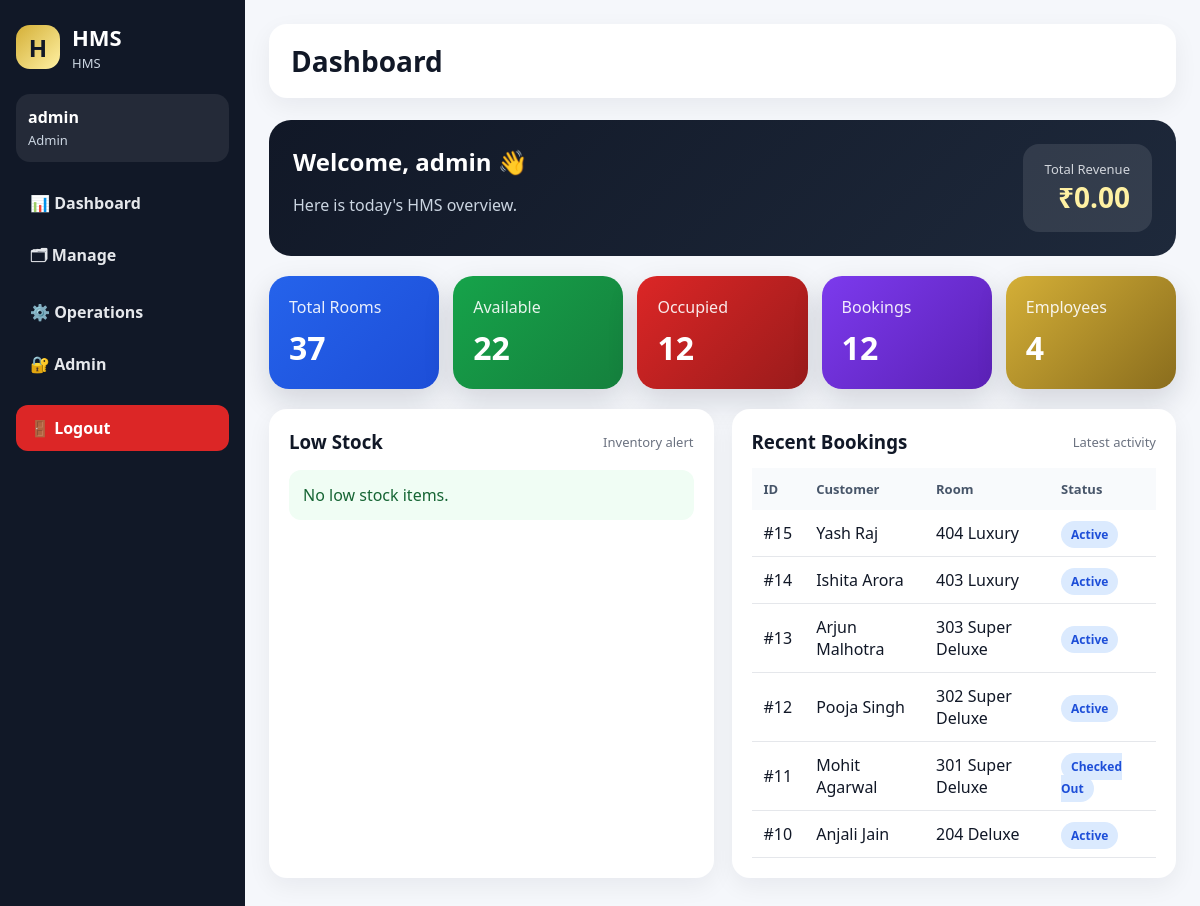
The app's page /dashboard (signed in) with its own data.
### tables this page shows
CREATE TABLE bookings(
        id INTEGER PRIMARY KEY AUTOINCREMENT,
        customer_id INTEGER,
        room_id INTEGER,
        checkin TEXT,
        checkout TEXT,
        status TEXT DEFAULT 'Active'
    );

CREATE TABLE customers(
        id INTEGER PRIMARY KEY AUTOINCREMENT,
        name TEXT,
        phone TEXT,
        email TEXT,
        id_proof TEXT,
        address TEXT
    );

CREATE TABLE rooms(
        id INTEGER PRIMARY KEY AUTOINCREMENT,
        room_no TEXT UNIQUE,
        category TEXT,
        price REAL,
        status TEXT DEFAULT 'Available'
    );

### app.py (the view)
@app.route("/dashboard")
def dashboard():
    stats = {
        "total_rooms": query("SELECT COUNT(*) c FROM rooms", one=True)["c"],
        "available": query("SELECT COUNT(*) c FROM rooms WHERE status='Available'", one=True)["c"],
        "occupied": query("SELECT COUNT(*) c FROM rooms WHERE status='Occupied'", one=True)["c"],
        "active_bookings": query("SELECT COUNT(*) c FROM bookings WHERE status='Active'", one=True)["c"],
        "employees": query("SELECT COUNT(*) c FROM employees WHERE status='Active'", one=True)["c"],
        "revenue": query("SELECT COALESCE(SUM(total),0) t FROM bills", one=True)["t"],
    }
    low_stock = query("SELECT * FROM inventory WHERE quantity <= reorder_level ORDER BY quantity ASC LIMIT 6")
    recent_bookings = query("""
        SELECT b.id, c.name, r.room_no, r.category, b.checkin, b.checkout, b.status
        FROM bookings b
        JOIN customers c ON b.customer_id=c.id
        JOIN rooms r ON b.room_id=r.id
        ORDER BY b.id DESC LIMIT 6
    """)
    return render_template("dashboard.html", stats=stats, low_stock=low_stock, recent_bookings=recent_bookings)

### app.py (called while the page is built)
def get_db():
    conn = sqlite3.connect(DB_PATH)
    conn.row_factory = sqlite3.Row
    return conn

def query(sql, params=(), one=False, commit=False):
    conn = get_db()
    cur = conn.execute(sql, params)
    if commit:
        conn.commit()
        last_id = cur.lastrowid
        conn.close()
        return last_id
    rows = cur.fetchall()
    conn.close()
    return (rows[0] if rows else None) if one else rows

def is_logged_in():
    return "user_id" in session

@app.context_processor
def inject_user():
    return dict(app_name=APP_NAME, current_user=session)

@app.before_request
def require_login():
    if request.endpoint in ["login", "static"]:
        return
    if not is_logged_in():
        return redirect(url_for("login"))

### templates/dashboard.html
{% extends "base.html" %}
{% set title = "Dashboard" %}
{% block content %}
<section class="hero">
    <div>
        <h2>Welcome, {{ current_user.username }} 👋</h2>
        <p>Here is today's {{ app_name }} overview.</p>
    </div>
    <div class="hero-total">
        <span>Total Revenue</span>
        <strong>₹{{ "%.2f"|format(stats.revenue) }}</strong>
    </div>
</section>
<div class="cards">
    <div class="card blue"><span>Total Rooms</span><h2>{{ stats.total_rooms }}</h2></div>
    <div class="card green"><span>Available</span><h2>{{ stats.available }}</h2></div>
    <div class="card red"><span>Occupied</span><h2>{{ stats.occupied }}</h2></div>
    <div class="card purple"><span>Bookings</span><h2>{{ stats.active_bookings }}</h2></div>
    <div class="card gold"><span>Employees</span><h2>{{ stats.employees }}</h2></div>
</div>
<div class="grid-2">
    <div class="panel">
        <div class="panel-head">
            <h3>Low Stock</h3>
            <span>Inventory alert</span>
        </div>
        {% if low_stock %}
        <table>
            <tr><th>Item</th><th>Qty</th><th>Reorder</th></tr>
            {% for i in low_stock %}
            <tr><td>{{ i.item_name }}</td><td><b class="danger">{{ i.quantity }}</b></td><td>{{ i.reorder_level }}</td></tr>
            {% endfor %}
        </table>
        {% else %}
        <p class="empty">No low stock items.</p>
        {% endif %}
    </div>
    <div class="panel">
        <div class="panel-head">
            <h3>Recent Bookings</h3>
            <span>Latest activity</span>
        </div>
        <table>
            <tr><th>ID</th><th>Customer</th><th>Room</th><th>Status</th></tr>
            {% for b in recent_bookings %}
            <tr><td>#{{ b.id }}</td><td>{{ b.name }}</td><td>{{ b.room_no }} {{ b.category }}</td><td><span class="badge">{{ b.status }}</span></td></tr>
            {% endfor %}
        </table>
    </div>
</div>
{% endblock %}

### templates/base.html (shortened to what this page needs)
<!doctype html>
<html lang="en">
<head>
    <link href="{{ url_for('static', filename='css/style.css') }}" rel="stylesheet">
</head>
<body>
{% if current_user.get("user_id") %}
<div class="layout">
    <aside class="sidebar">
        <div class="brand">
            <div class="brand-icon">H</div>
            <div>
                <h2>{{ app_name }}</h2>
                <p>{{ app_name }}</p>
            </div>
        </div>
        <div class="user-card">
            <strong>{{ current_user.username }}</strong>
            <span>{{ current_user.role }}</span>
        </div>
        <nav>
            <a href="{{ url_for('dashboard') }}">📊 Dashboard</a>
            <a href="{{ url_for('manage') }}">🗂 Manage</a>
            <a href="{{ url_for('operations') }}">⚙️ Operations</a>
            {% if current_user.role in ["Admin", "Manager"] %}
            <a href="{{ url_for('admin') }}">🔐 Admin</a>
            {% endif %}
            <a class="logout" href="{{ url_for('logout') }}">🚪 Logout</a>
        </nav>
    </aside>
    <main class="content">
        <header class="topbar">
    <div>
        <h1>{{ title or app_name }}</h1>
    </div>
</header>
{% endif %}
        {% block content %}{% endblock %}
{% if current_user.get("user_id") %}
    </main>
</div>
{% endif %}
</body>
</html>

### static/css/style.css (style rules this page uses)
:root { --bg: #f5f7fb; --card: #ffffff; --dark: #111827; --muted: #6b7280; --border: #e5e7eb; --blue: #2563eb; --green: #16a34a; --red: #dc2626; --purple: #7c3aed; --gold: #d4af37; }
* { box-sizing: border-box; }
body { margin: 0; background: var(--bg); font-family: "Segoe UI", Arial, sans-serif; color: var(--dark); }
.layout { display: flex; min-height: 100vh; }
.sidebar { width: 245px; background: #111827; color: white; padding: 22px 16px; position: fixed; top: 0; bottom: 0; overflow-y: auto; }
.brand { display: flex; align-items: center; gap: 12px; margin-bottom: 22px; }
.brand-icon { width: 44px; height: 44px; border-radius: 14px; background: linear-gradient(135deg, var(--gold), #fff1a3); color: #111827; font-weight: 800; display: flex; justify-content: center; align-items: center; font-size: 24px; }
.brand h2 { margin: 0; font-size: 22px; }
.brand p { margin: 2px 0 0; color: #cbd5e1; font-size: 13px; }
.user-card { background: rgba(255,255,255,0.08); padding: 12px; border-radius: 14px; margin-bottom: 18px; }
.user-card strong { display: block; }
.user-card span { font-size: 13px; color: #cbd5e1; }
.sidebar nav a { display: block; color: #e5e7eb; text-decoration: none; padding: 12px 14px; border-radius: 12px; margin-bottom: 6px; font-weight: 600; }
.logout { background: #dc2626; color: white !important; margin-top: 18px; }
.content { margin-left: 245px; padding: 24px; width: calc(100% - 245px); }
.topbar { background: white; border-radius: 18px; padding: 18px 22px; margin-bottom: 22px; box-shadow: 0 8px 25px rgba(15,23,42,0.06); }
.topbar h1 { margin: 0; font-size: 28px; }
.hero { background: linear-gradient(135deg, #111827, #1e293b); color: white; padding: 24px; border-radius: 22px; display: flex; justify-content: space-between; align-items: center; margin-bottom: 20px; }
.hero h2 { margin: 0; }
.hero p { color: #cbd5e1; }
.hero-total { background: rgba(255,255,255,0.1); padding: 16px 22px; border-radius: 16px; text-align: right; }
.hero-total span { display: block; font-size: 13px; color: #d1d5db; }
.hero-total strong { font-size: 28px; color: #fff1a3; }
.cards { display: grid; grid-template-columns: repeat(5, 1fr); gap: 14px; margin-bottom: 20px; }
.card { color: white; padding: 20px; border-radius: 20px; box-shadow: 0 12px 30px rgba(15,23,42,0.15); }
.card span { opacity: .9; }
.card h2 { font-size: 32px; margin: 8px 0 0; }
.blue { background: linear-gradient(135deg, #2563eb, #1d4ed8); }
.green { background: linear-gradient(135deg, #16a34a, #15803d); }
.red { background: linear-gradient(135deg, #dc2626, #991b1b); }
.purple { background: linear-gradient(135deg, #7c3aed, #5b21b6); }
.gold { background: linear-gradient(135deg, #d4af37, #8a6d1d); }
.grid-2 { display: grid; grid-template-columns: 1fr 1fr; gap: 18px; }
.panel { background: white; padding: 20px; border-radius: 18px; box-shadow: 0 8px 25px rgba(15,23,42,0.06); margin-bottom: 22px; overflow-x: auto; }
.panel-head { display: flex; justify-content: space-between; align-items: center; margin-bottom: 14px; }
.panel-head h3 { margin: 0; }
.panel-head span { color: var(--muted); font-size: 13px; }
table { width: 100%; border-collapse: collapse; margin-top: 10px; }
th { background: #f8fafc; color: #475569; text-align: left; padding: 12px; font-size: 13px; }
td { border-bottom: 1px solid var(--border); padding: 12px; vertical-align: middle; }
.badge { background: #dbeafe; color: #1d4ed8; padding: 5px 10px; border-radius: 999px; font-size: 12px; font-weight: 700; }
.empty { background: #f0fdf4; color: #166534; padding: 14px; border-radius: 12px; }

### records on screen
bookings: id "15", name "Yash Raj", room_no "404", category "Luxury", status "Active"
bookings: id "14", name "Ishita Arora", room_no "403", category "Luxury", status "Active"
bookings: id "13", name "Arjun Malhotra", room_no "303", category "Super Deluxe", status "Active"
bookings: id "12", name "Pooja Singh", room_no "302", category "Super Deluxe", status "Active"
bookings: id "11", name "Mohit Agarwal", room_no "301", category "Super Deluxe", status "Checked Out"
bookings: id "10", name "Anjali Jain", room_no "204", category "Deluxe", status "Active"

### other values on screen
{{ app_name }} "HMS"
{{ current_user.username }} "admin"
{{ current_user.role }} "Admin"
{{ title or app_name }} "Dashboard"
{{ "%.2f"|format(stats.revenue) }} "0.00"
{{ stats.total_rooms }} "37"
{{ stats.available }} "22"
{{ stats.occupied }} "12"
{{ stats.active_bookings }} "12"
{{ stats.employees }} "4"
